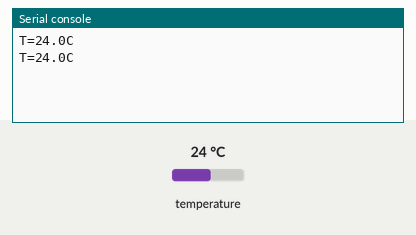
Simulated run of this program. Board: Raspberry Pi Pico running CircuitPython. Parts: the last lines printed to the serial console. The inputs (shaded band) are chosen by the test bench; at power-on: temperature 24 °C.

Above: at 1.2 s.
1.3 s: temperature set to 12 °C
At 2.5 s:
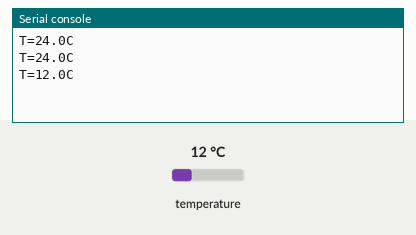
2.8 s: temperature set to 19 °C
At 3.3 s:
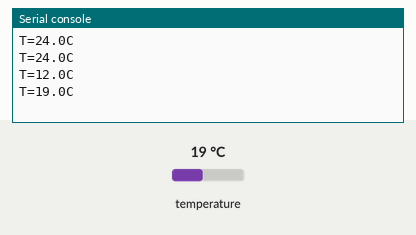
Timing chart, 0 to 5.8 s (numbered marks = the images above; inputs shaded):
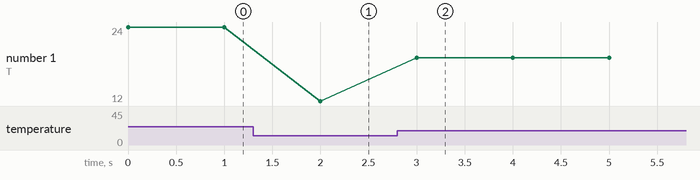

Measured:
- after the input at 1.3 s, the serial console: prints a new line after 0.70 s (image 1)
- after the input at 2.8 s, the serial console: prints a new line after 0.20 s (image 2)
- plotted number 1: 24 → 12 after the input at 1.3 s, 12 → 19 after the input at 2.8 s

The program:

codeTemperature.py
```python
import board
import busio
import adafruit_pct2075
import time

i2c = busio.I2C(board.GP5, board.GP4)
pct = adafruit_pct2075.PCT2075(i2c, address=0x48)

while True:
    print(f"T={pct.temperature}C")
    time.sleep(1.0)
```
